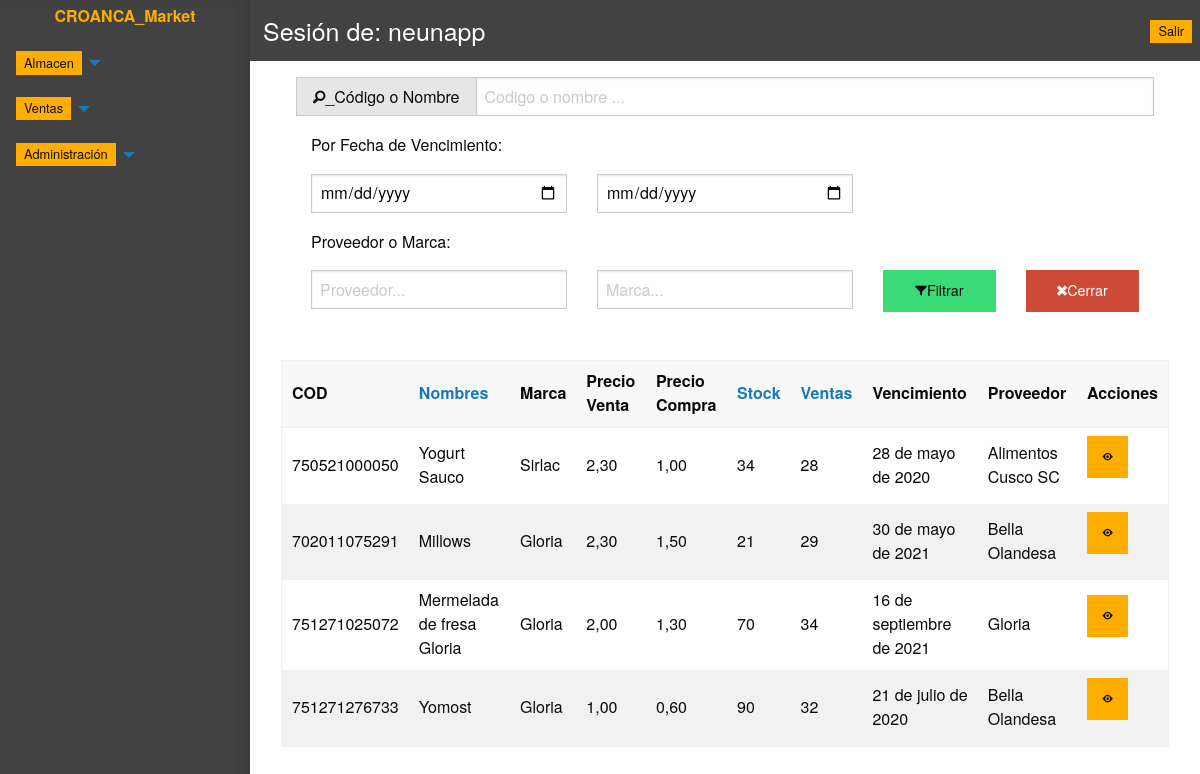
The app's page /producto/reporte/ (signed in) with its own data.
### applications/users/models.py (models this page shows, shortened)
class User(AbstractBaseUser, PermissionsMixin):
    ADMINISTRADOR = '0'
    ALMACEN = '1'
    VENTAS = '2'
    VARON = 'M'
    MUJER = 'F'
    OTRO = 'O'
    OCUPATION_CHOICES = [
        (ADMINISTRADOR, 'Administrador'),
        (ALMACEN, 'Almacen'),
        (VENTAS, 'Ventas'),
    ]
    GENDER_CHOICES = [
        (VARON, 'Masculino'),
        (MUJER, 'Femenino'),
        (OTRO, 'Otros'),
    ]
    email = models.EmailField(unique=True)
    full_name = models.CharField('Nombres', max_length=100)
    ocupation = models.CharField(
        max_length=1,
        choices=OCUPATION_CHOICES,
        blank=True
    )
    genero = models.CharField(
        max_length=1,
        choices=GENDER_CHOICES,
        blank=True
    )
    date_birth = models.DateField(
        'Fecha de nacimiento',
        blank=True,
        null=True
    )
    is_staff = models.BooleanField(default=False)
    is_active = models.BooleanField(default=False)
    USERNAME_FIELD = 'email'
    REQUIRED_FIELDS = ['full_name']
    objects = UserManager()

### applications/producto/models.py (models this page shows, shortened)
class Product(TimeStampedModel):
    UNIT_CHOICES = (
        ('0', 'Kilogramos'),
        ('1', 'Litros'),
        ('2', 'Unidades'),
    )
    barcode = models.CharField(
        max_length=13,
        unique=True
    )
    name = models.CharField(
        'Nombre',
        max_length=40
    )
    provider = models.ForeignKey(
        Provider,
        on_delete=models.CASCADE
    )
    marca = models.ForeignKey(
        Marca,
        on_delete=models.CASCADE
    )
    due_date = models.DateField(
        'fecha de vencimiento',
        blank=True,
        null=True
    )
    description = models.TextField(
        'descripción del producto',
        blank=True,
    )
    unit = models.CharField(
        'unidad de medida',
        max_length=1,
        choices=UNIT_CHOICES,
    )
    count = models.PositiveIntegerField(
        'cantidad en almacen',
        default=0
    )
    purchase_price = models.DecimalField(
        'precio compra',
        max_digits=7,
        decimal_places=2
    )
    sale_price = models.DecimalField(
        'precio venta',
        max_digits=7,
        decimal_places=2
    )
    num_sale = models.PositiveIntegerField(
        'numero de ventas',
        default=0
    )
    anulate = models.BooleanField(
        'eliminado',
        default=False
    )
    objects = ProductManager()
    class Meta:
        verbose_name = 'Producto'
        verbose_name_plural = 'Productos'

class Marca(TimeStampedModel):
    name = models.CharField(
        'Nombre',
        max_length=30
    )
    class Meta:
        verbose_name = 'Marca'
        verbose_name_plural = 'Marcas'
    def __str__(self):
        return self.name

class Provider(TimeStampedModel):
    name = models.CharField(
        'Razon Social',
        max_length=100
    )
    email = models.EmailField(
        blank=True,
        null=True
    )
    phone = models.CharField(
        'telefonos',
        max_length=40,
        blank=True,
    )
    web = models.URLField(
        'sitio web',
        blank=True,
    )
    objects = ProviderManager()
    class Meta:
        verbose_name = 'Proveedor'
        verbose_name_plural = 'Proveedores'
    def __str__(self):
        return self.name

### applications/producto/views.py (the view)
class FiltrosProductListView(AlmacenPermisoMixin, ListView):
    template_name = "producto/filtros.html"
    context_object_name = 'productos'
    def get_queryset(self):
        queryset = Product.objects.filtrar(
            kword=self.request.GET.get("kword", ''),
            date_start=self.request.GET.get("date_start", ''),
            date_end=self.request.GET.get("date_end", ''),
            provider=self.request.GET.get("provider", ''),
            marca=self.request.GET.get("marca", ''),
            order=self.request.GET.get("order", ''),
        )
        return queryset

### applications/producto/managers.py (called while the page is built)
    def filtrar(self, **filters):
        if not filters['date_start']:
            filters['date_start'] = '2020-01-01'
        if not filters['date_end']:
            filters['date_end'] = timezone.now().date() + timedelta(1080)
        consulta = self.filter(
            due_date__range=(filters['date_start'], filters['date_end'])
        ).filter(
            Q(name__icontains=filters['kword']) | Q(barcode=filters['kword'])
        ).filter(
            marca__name__icontains=filters['marca'],
            provider__name__icontains=filters['provider'],
        )
        if filters['order'] == 'name':
            return consulta.order_by('name')
        elif filters['order'] == 'stok':
            return consulta.order_by('count')
        elif filters['order'] == 'num':
            return consulta.order_by('-num_sale')
        else:
            return consulta.order_by('-created')

### applications/users/mixins.py (called while the page is built)
def check_ocupation_user(ocupation, user_ocupation):
    if (ocupation == User.ADMINISTRADOR or ocupation == user_ocupation):
        return True
    else:
        return False

    def dispatch(self, request, *args, **kwargs):
        if not request.user.is_authenticated:
            return self.handle_no_permission()
        if not check_ocupation_user(request.user.ocupation, User.ALMACEN):
            return HttpResponseRedirect(
                reverse(
                    'users_app:user-login'
                )
            )
        return super().dispatch(request, *args, **kwargs)

### templates/producto/filtros.html
{% extends "producto/base_producto.html" %}
{% load static %}
{% block panel-content %}
  <div class="grid-container">
    <div class="grid-x grid-margin-x">
      <form class="cell grid-x grid-margin-x" method="GET">
        <div class="cell input-group">
          <span class="input-group-label fi-magnifying-glass">_Código o Nombre</span>
          <input class="input-group-field" type="text" id="kword" name="kword"
            value="{{request.GET.kword}}"
            placeholder="Codigo o nombre ..."
          >
        </div>
        <div class="cell grid-x grid-margin-x">
          <p class="cell">Por Fecha de Vencimiento:</p>
          <input type="date" name="date_start" id="date_start" class="cell small-12 medium-4">
          <input type="date" name="date_end" id="date_end" class="cell small-12 medium-4">
          <p class="cell">Proveedor o Marca:</p>
          <input type="text" name="provider" id="provider" class="cell small-12 medium-4" placeholder="Proveedor...">
          <input type="text" name="marca" id="marca" class="cell small-12 medium-4" placeholder="Marca...">
          <button class="cell small-12 medium-2 button success fi-filter">Filtrar</button>
          <a href="{% url 'home_app:index' %}" class="cell small-12 medium-2 button alert fi-x">Cerrar</a>
        </div>
      </form>
      <div class="cell grid-x grid-margin-x" style="margin-top: 2em;">
        <div class="table-scroll">
          <table class="hover">
            <thead>
              <th>COD</th>
              <th>
                {% if request.path == request.get_full_path %}
                  <a href="{{request.get_full_path}}?order=name">Nombres</a>
                {% else %}
                  <a href="{{request.get_full_path}}&order=name">Nombres</a>
                {% endif %}
              </th>
              <th>Marca</th>
              <th>Precio Venta</th>
              <th>Precio Compra</th>
              <th>
                {% if request.path == request.get_full_path %}
                  <a href="{{request.get_full_path}}?order=stok">Stock</a>
                {% else %}
                  <a href="{{request.get_full_path}}&order=stok">Stock</a>
                {% endif %}
              </th>
              <th>
                {% if request.path == request.get_full_path %}
                  <a href="{{request.get_full_path}}?order=num">Ventas</a>
                {% else %}
                  <a href="{{request.get_full_path}}&order=num">Ventas</a>
                {% endif %}
              </th>
              <th>Vencimiento</th>
              <th>Proveedor</th>
              <th>Acciones</th>
            </thead>
            <tbody>
              {% for producto in productos %}
                <tr>
                  <td>{{producto.barcode}}</td>
                  <td>{{producto.name}}</td>
                  <td>{{producto.marca}}</td>
                  <td>{{producto.sale_price}}</td>
                  <td>{{producto.purchase_price}}</td>
                  <td>{{producto.count}}</td>
                  <td>{{producto.num_sale}}</td>
                  <td>{{producto.due_date}}</td>
                  <td>{{producto.provider}}</td>
                  <td>
                    <a href="{% url 'producto_app:producto-detail' producto.id %}" class="button warning"><i class="fi-eye"></i></a>
                  </td>
                </tr>
              {% endfor %}
            </tbody>
          </table>
        </div>
      </div>
    </div>
  </div>
{% endblock panel-content %}

### templates/panel.html (shortened to what this page needs)
{% extends "base.html" %}
{% load  static %}
{% block content %}
<div class="off-canvas-wrapper">
  <div class="off-canvas-wrapper-inner" data-off-canvas-wrapper>
    <div class="off-canvas position-left reveal-for-large" id="my-info" data-off-canvas data-position="left" style="background-color: #424242;">
      <div class="row column">
        <a href="{% url 'home_app:index' %}">
          <h6 style="text-align: center; padding: 0.3em; color: #ffae00; font-weight: bold;">CROANCA_Market</h6>
        </a>
        <ul class="vertical medium-horizontal menu" menu" data-responsive-menu="accordion medium-dropdown" data-auto-height="true" data-animate-height="true">
            <li>
              <a href="#"><span class="label warning">Almacen</span></a>
            </li>
        </ul>
        <ul class="vertical medium-horizontal menu" menu" data-responsive-menu="accordion medium-dropdown" data-auto-height="true" data-animate-height="true">
            <li>
              <a href="#"><span class="label warning">Ventas</span></a>
            </li>
        </ul>
        <ul class="vertical medium-horizontal menu" data-responsive-menu="accordion medium-dropdown" data-auto-height="true" data-animate-height="true">
            <li>
              <a href="#"><span class="label warning">Administración</span></a>
            </li>
        </ul>
      </div>
    </div>
    <div class="off-canvas-content" data-off-canvas-content>
      <div class="grid-x">
        <div class="cell top-bar" style="background-color: #424242;">
          <div class="top-bar-left">
            <h4 style="color: white; margin: 5px;">Sesión de: {{ user.full_name }}</h4>
          </div>
          <div class="top-bar-right">
            <a href="{% url 'users_app:user-logout' %}">
              <span class="label warning">Salir</span>
            </a>
          </div>
        </div>
      </div>
      <div class="grid-container" style="padding: 1em;">
        {% block panel-content %}
        {% endblock panel-content %}
      </div>
  </div>
</div>
{% endblock content %}

### templates/base.html (style rules this page uses)
#my-info { background-color: #424242; }

### records on screen
User: full_name "neunapp"
Product: barcode "750521000050", name "Yogurt Sauco", marca "Sirlac", sale_price "2,30", purchase_price "1,00", count "34", num_sale "28", due_date "28 de mayo de 2020", provider "Alimentos Cusco SC"
Product: barcode "702011075291", name "Millows", marca "Gloria", sale_price "2,30", purchase_price "1,50", count "21", num_sale "29", due_date "30 de mayo de 2021", provider "Bella Olandesa"
Product: barcode "751271025072", name "Mermelada de fresa Gloria", marca "Gloria", sale_price "2,00", purchase_price "1,30", count "70", num_sale "34", due_date "16 de septiembre de 2021", provider "Gloria"
Product: barcode "751271276733", name "Yomost", marca "Gloria", sale_price "1,00", purchase_price "0,60", count "90", num_sale "32", due_date "21 de julio de 2020", provider "Bella Olandesa"
